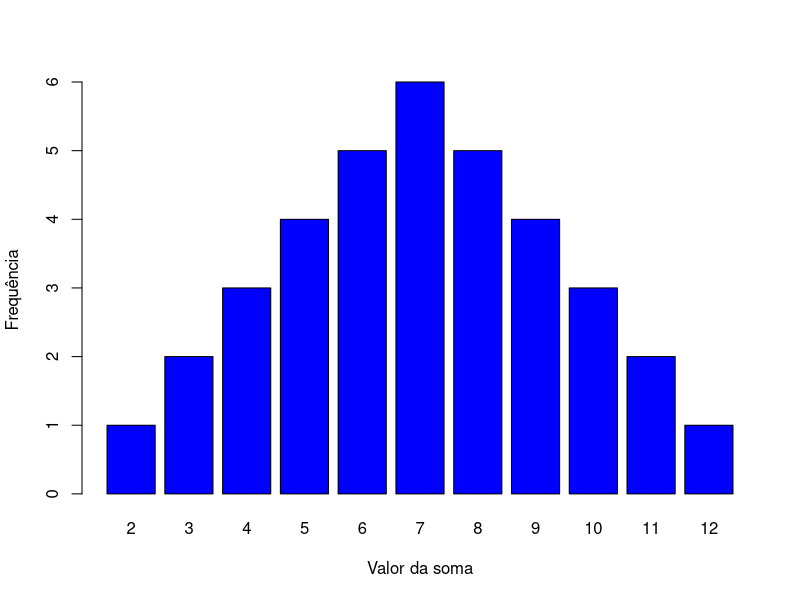
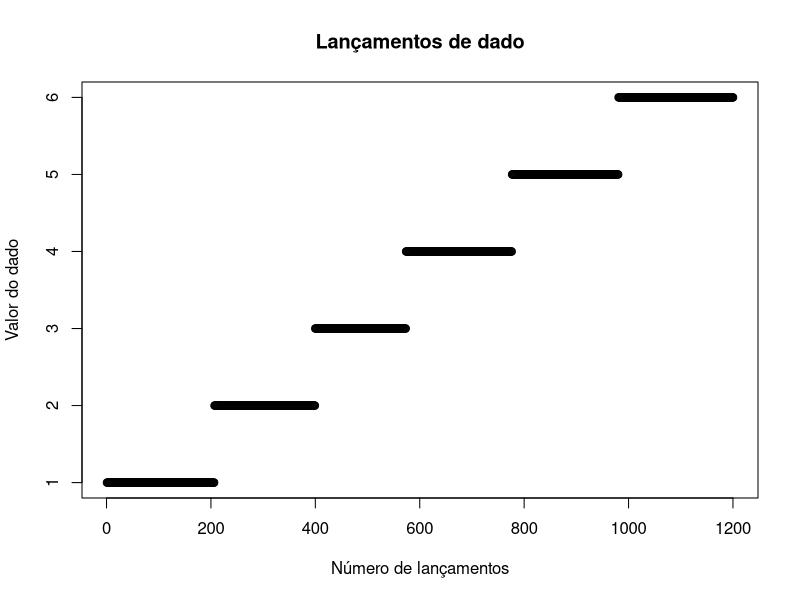

These figures' R source, in order:
## ---- chunk 1
#Vamos primeiro criar um vetor com todas as possíveis somas:
soma<-c(2,3,4,5,6,7,3,4,5,6,7,8,4,5,6,7,8,9,5,6,7,8,9,10,6,7,8,9,10,11,7,8,9,10,11,12)

#Para facilitar a visualização, vamos organizar esses valores:
soma<-sort(soma)
soma

#Para descobrirmos o valor mais repetido, vamos encontrar a moda deste espaço amostral (Como o R não apresenta uma função de moda de maneira nativa, tive que criar a função para poder calcular):

getmode <- function(v) {
   uniqv <- unique(v)
   uniqv[which.max(tabulate(match(v, uniqv)))]
}
moda<-getmode(soma)
moda

#Agora, vamos criar um gráfico de barras para analizar a frequência de cada valor somado:
tab<-table(soma)
barplot(tab,col="blue",xlab = "Valor da soma",ylab="Frequência")
## ---- chunk 2
#Vamos começar com as moedas. Criaremos um vetor com os possíveis resultados:
moeda<-c("Cara","Coroa")

#Agora, vamos utilizar a função sample para gerar uma amostra de lançamentos do tamanho que quisermos, como por exemplo, 10 lançamentos:
jogadas_moeda<-sample(moeda,size = 10,replace = TRUE,prob = NULL)
jogadas_moeda

#Para amalizarmos se essa moeda é honesta teremos que aumentar o número de lançamentos. Assim, poderemos ver a razão entre o número de Caras e de Coroas:
jogadas_moeda<-sample(moeda,size=1000,replace = TRUE,prob = NULL)

#Agora que temos uma amostra com 1000 lançamentos, vamos ver quantas Caras e quantas Coroas saíram (não irei mostrar o total de lançamentos para poupar espaço na tela):
numero_caras<-length(jogadas_moeda[jogadas_moeda=="Cara"])
numero_coroas<-length(jogadas_moeda[jogadas_moeda=="Coroa"])
numero_caras
numero_coroas

prob_cara<-numero_caras/1000
prob_cara

prob_coroa<-numero_coroas/1000
prob_coroa

#Note que esses valores se concentram próximos de 0,5 , que é a probabilidade de se cair cara ou coroa com um lançamento de uma moeda honesta. Podemos então afirmar que esse gerador de lançamentos é honesto.

#Agora vamos para os dados. Vamos começar com um dado de 6 faces numeradas de 1 a 6:
dado<-c(1,2,3,4,5,6)

#Como fizemos com a moeda, usamos a função sample para gerar uma amostra de n lançamentos independentes. Comecemos com 10:
jogadas_dado<-sample(dado,size =10,replace = TRUE,prob=NULL )
jogadas_dado

#Para analizarmos as probabilidades desse dado, vamos aumentar o número de lançamentos:
jogadas_dado<-sample(dado,size=1200,replace = TRUE,prob=NULL)

#Agora vamos organizar esses lançamentos para que fique mais fácil de se observar:
jogadas_dado<-sort(jogadas_dado)

#Para aqueles que forem mais curiosos e quiserem criar um gáfico com os lançamentos:
plot(jogadas_dado,main="Lançamentos de dado",xlab = "Número de lançamentos",ylab = "Valor do dado")

#Com a análise dos gráficos pôde-se perceber que os lançamentos foram aproximadamente bem divididos por todos os 6 valores possíveis do dado. Ainda assim, vamos confirmar os valores exatos de cada número:
numero_1<-length(jogadas_dado[jogadas_dado==1])
numero_2<-length(jogadas_dado[jogadas_dado==2])
numero_3<-length(jogadas_dado[jogadas_dado==3])
numero_4<-length(jogadas_dado[jogadas_dado==4])
numero_5<-length(jogadas_dado[jogadas_dado==5])
numero_6<-length(jogadas_dado[jogadas_dado==6])

numero_1
numero_2
numero_3
numero_4
numero_5
numero_6

#Percebemos então que os valores que representam quantas vezes cada número apareceu está em torno de 200 lançamentos por número. Vamos calcular, baseado nos números obtidos, a probabilidade de cada um:
prob_1=numero_1/1200
prob_2=numero_2/1200
prob_3=numero_3/1200
prob_4=numero_4/1200
prob_5=numero_5/1200
prob_6=numero_6/1200

prob_1
prob_2
prob_3
prob_4
prob_5
prob_6

#Com isso, confirmamos que as probabilidades de cada número sair ganhador é de aproximadamente 1/6,  mostrando que o dado é honesto. Se quisermos criar dados de mais lados, é só aumentar o vetor que contém os valores. Por exemplo:
d_4<-sample(c(1:4),size=1,replace = TRUE,prob = NULL)
d_8<-sample(c(1:8),size=1,replace = TRUE,prob = NULL)
d_12<-sample(c(1:12),size=1,replace = TRUE,prob = NULL)
d_20<-sample(c(1:20),size=1,replace = TRUE,prob = NULL)

d_4
d_8
d_12
d_20

